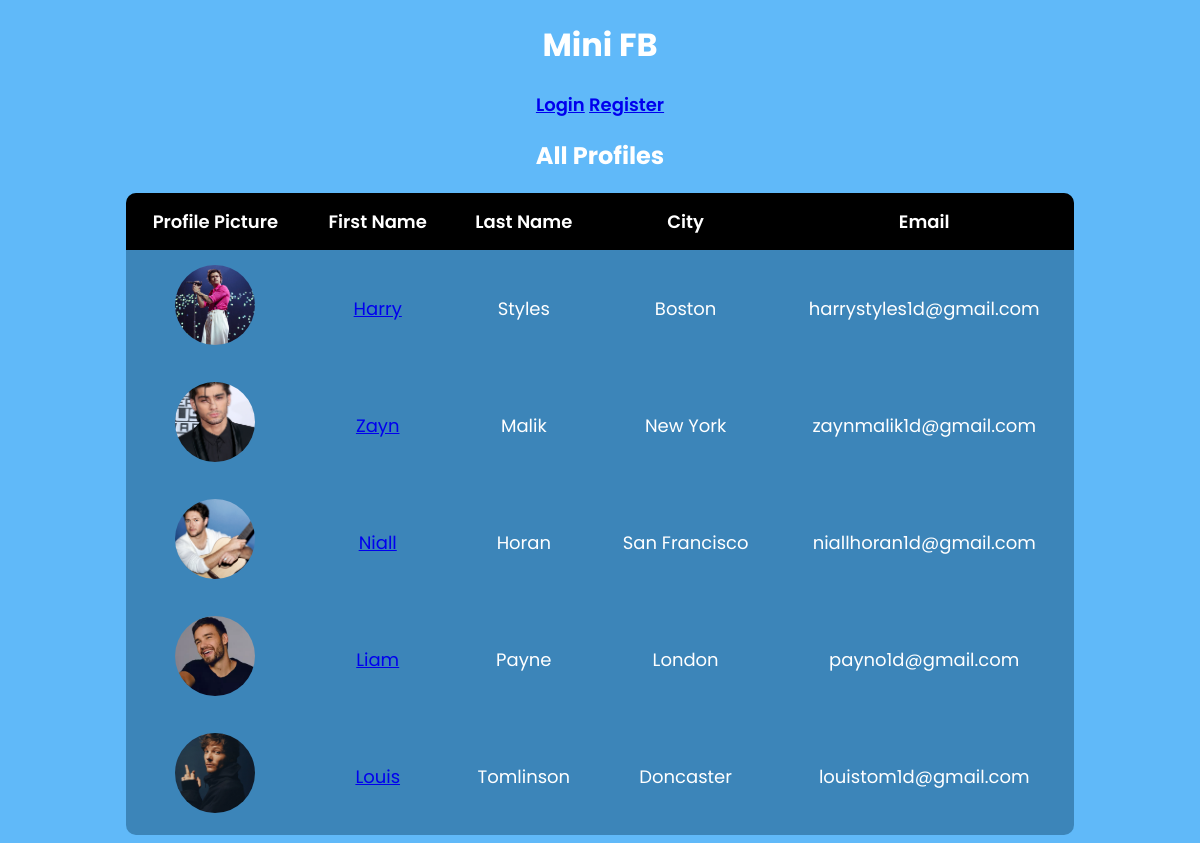
Screenshot of /mini_fb/profiles/ with the database file from the repository.
### mini_fb/models.py (models this page shows, shortened)
class Profile(models.Model):
    user = models.ForeignKey(User, on_delete=models.CASCADE, related_name='profile')
    first_name = models.CharField(max_length=50, blank=False)
    last_name = models.CharField(max_length=50, blank=False)
    city = models.CharField(max_length=100, blank=True)
    email = models.EmailField(unique=True)
    image_file = models.ImageField(upload_to='profile_images/', blank=True, null=True)
    bio = models.TextField(blank=True, null=True)  # Add bio field
    location = models.CharField(max_length=100, blank=True, null=True)  # Add location field
    def __str__(self):
        return f'{self.first_name} {self.last_name} ({self.email})'

### mini_fb/views.py (the view)
# urls.py: path('profiles/', views.ShowAllProfilesView.as_view(), name='show_all_profiles'),
class ShowAllProfilesView(ListView):
    model = Profile
    template_name = "mini_fb/show_all_profiles.html"  # HTML template to show profiles
    context_object_name = "profiles"
    def get_queryset(self):
        queryset = Profile.objects.all()
        print("Profiles in DB:", queryset)
        return queryset

### mini_fb/templates/mini_fb/show_all_profiles.html (shortened to what this page needs)
{% extends 'mini_fb/base.html' %}
{% block content %}
    <h2>All Profiles</h2>
    {% if profiles %}
    <table>
        <thead>
            <tr>
                <th>Profile Picture</th>
                <th>First Name</th>
                <th>Last Name</th>
                <th>City</th>
                <th>Email</th>
            </tr>
        </thead>
        <tbody>
            {% for profile in profiles %}
            <tr>
                <td>
                    <a href="{% url 'show_profile' profile.pk %}">
                        {% if profile.image_file %}
                            <img src="{{ profile.image_file.url }}" alt="" width="80" height="80">
                        {% else %}
                            No Image.
                        {% endif %}
                    </a>
                </td>
                <td>
                    <a href="{% url 'show_profile' profile.pk %}">
                        {{ profile.first_name }}
                    </a>
                </td>
                <td>{{ profile.last_name }}</td>
                <td>{{ profile.city }}</td>
                <td>{{ profile.email }}</td>
            </tr>
            {% endfor %}
        </tbody>
    </table>
    {% else %}
    <p>No Profiles found.</p>
    {% endif %}
{% endblock %}

### static/css/styles-minifb.css (style rules this page uses)
body { font-family: 'Poppins', sans-serif; background-color: #60b9f9; color: white; text-align: center; }
h1, h2 { font-weight: 700; }
table { width: 80%; margin: auto; border-collapse: collapse; background-color: #3c85b9; color: white; border-radius: 10px; overflow: hidden; font-size: 18px; }
th { background-color: black; color: white; font-weight: 600; padding: 15px; }
td { padding: 15px; font-weight: 400; }
img { border-radius: 50%; width: 80px; height: 80px; object-fit: cover; }

### rows the page displays
Profile: image_file (picture), first_name "Harry", last_name "Styles", city "Boston", email "harrystyles1d@gmail.com"
Profile: image_file (picture), first_name "Zayn", last_name "Malik", city "New York", email "zaynmalik1d@gmail.com"
Profile: image_file (picture), first_name "Niall", last_name "Horan", city "San Francisco", email "niallhoran1d@gmail.com"
Profile: image_file (picture), first_name "Liam", last_name "Payne", city "London", email "payno1d@gmail.com"
Profile: image_file (picture), first_name "Louis", last_name "Tomlinson", city "Doncaster", email "louistom1d@gmail.com"
